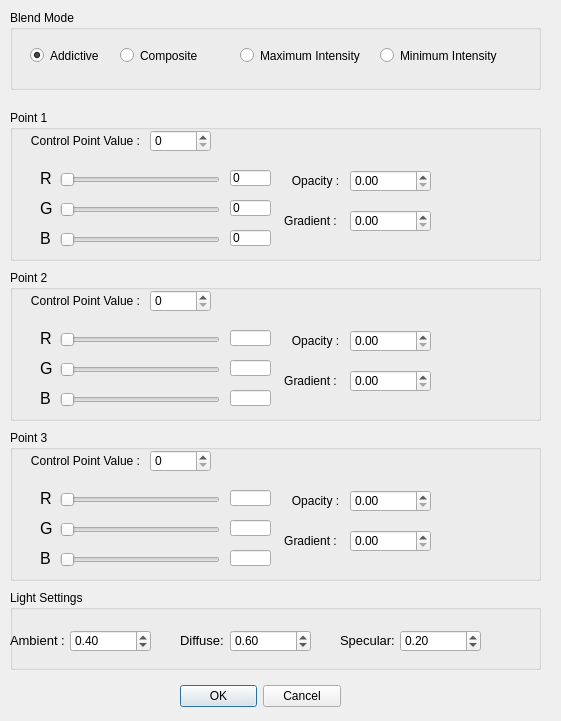
<?xml version="1.0" encoding="UTF-8"?>
<ui version="4.0">
 <class>Raycaster</class>
 <widget class="QDialog" name="Raycaster">
  <property name="geometry">
   <rect>
    <x>0</x>
    <y>0</y>
    <width>561</width>
    <height>721</height>
   </rect>
  </property>
  <property name="windowTitle">
   <string>Ray Casting Settings</string>
  </property>
  <property name="modal">
   <bool>true</bool>
  </property>
  <widget class="QDialogButtonBox" name="buttonBox">
   <property name="geometry">
    <rect>
     <x>180</x>
     <y>680</y>
     <width>161</width>
     <height>32</height>
    </rect>
   </property>
   <property name="orientation">
    <enum>Qt::Horizontal</enum>
   </property>
   <property name="standardButtons">
    <set>QDialogButtonBox::Cancel|QDialogButtonBox::Ok</set>
   </property>
   <property name="centerButtons">
    <bool>true</bool>
   </property>
  </widget>
  <widget class="QGroupBox" name="groupBox_3">
   <property name="geometry">
    <rect>
     <x>10</x>
     <y>430</y>
     <width>531</width>
     <height>151</height>
    </rect>
   </property>
   <property name="title">
    <string>Point 3</string>
   </property>
   <widget class="QLabel" name="label_19">
    <property name="geometry">
     <rect>
      <x>20</x>
      <y>20</y>
      <width>111</width>
      <height>21</height>
     </rect>
    </property>
    <property name="text">
     <string>Control Point Value :</string>
    </property>
    <property name="alignment">
     <set>Qt::AlignCenter</set>
    </property>
   </widget>
   <widget class="QLabel" name="label_20">
    <property name="geometry">
     <rect>
      <x>30</x>
      <y>60</y>
      <width>91</width>
      <height>16</height>
     </rect>
    </property>
    <property name="font">
     <font>
      <pointsize>12</pointsize>
     </font>
    </property>
    <property name="text">
     <string>R</string>
    </property>
    <property name="textFormat">
     <enum>Qt::AutoText</enum>
    </property>
   </widget>
   <widget class="QLabel" name="label_21">
    <property name="geometry">
     <rect>
      <x>30</x>
      <y>90</y>
      <width>91</width>
      <height>16</height>
     </rect>
    </property>
    <property name="font">
     <font>
      <pointsize>12</pointsize>
     </font>
    </property>
    <property name="text">
     <string>G</string>
    </property>
    <property name="textFormat">
     <enum>Qt::AutoText</enum>
    </property>
   </widget>
   <widget class="QLabel" name="label_22">
    <property name="geometry">
     <rect>
      <x>30</x>
      <y>120</y>
      <width>91</width>
      <height>16</height>
     </rect>
    </property>
    <property name="font">
     <font>
      <pointsize>12</pointsize>
     </font>
    </property>
    <property name="text">
     <string>B</string>
    </property>
    <property name="textFormat">
     <enum>Qt::AutoText</enum>
    </property>
   </widget>
   <widget class="QSlider" name="_P3_R">
    <property name="geometry">
     <rect>
      <x>50</x>
      <y>60</y>
      <width>160</width>
      <height>19</height>
     </rect>
    </property>
    <property name="maximum">
     <number>255</number>
    </property>
    <property name="orientation">
     <enum>Qt::Horizontal</enum>
    </property>
   </widget>
   <widget class="QSlider" name="_P3_G">
    <property name="geometry">
     <rect>
      <x>50</x>
      <y>90</y>
      <width>160</width>
      <height>19</height>
     </rect>
    </property>
    <property name="maximum">
     <number>255</number>
    </property>
    <property name="orientation">
     <enum>Qt::Horizontal</enum>
    </property>
   </widget>
   <widget class="QSlider" name="_P3_B">
    <property name="geometry">
     <rect>
      <x>50</x>
      <y>120</y>
      <width>160</width>
      <height>19</height>
     </rect>
    </property>
    <property name="maximum">
     <number>255</number>
    </property>
    <property name="orientation">
     <enum>Qt::Horizontal</enum>
    </property>
   </widget>
   <widget class="QLabel" name="label_23">
    <property name="geometry">
     <rect>
      <x>250</x>
      <y>60</y>
      <width>111</width>
      <height>21</height>
     </rect>
    </property>
    <property name="text">
     <string>Opacity :</string>
    </property>
    <property name="alignment">
     <set>Qt::AlignCenter</set>
    </property>
   </widget>
   <widget class="QDoubleSpinBox" name="_P3_Opacity">
    <property name="geometry">
     <rect>
      <x>340</x>
      <y>60</y>
      <width>81</width>
      <height>22</height>
     </rect>
    </property>
    <property name="maximum">
     <double>1.000000000000000</double>
    </property>
    <property name="singleStep">
     <double>0.100000000000000</double>
    </property>
   </widget>
   <widget class="QSpinBox" name="_P3_Value">
    <property name="geometry">
     <rect>
      <x>140</x>
      <y>20</y>
      <width>61</width>
      <height>22</height>
     </rect>
    </property>
    <property name="maximum">
     <number>10000</number>
    </property>
    <property name="singleStep">
     <number>50</number>
    </property>
   </widget>
   <widget class="QLabel" name="label_24">
    <property name="geometry">
     <rect>
      <x>260</x>
      <y>100</y>
      <width>81</width>
      <height>21</height>
     </rect>
    </property>
    <property name="text">
     <string>Gradient :</string>
    </property>
    <property name="alignment">
     <set>Qt::AlignCenter</set>
    </property>
   </widget>
   <widget class="QDoubleSpinBox" name="_P3_Gradient">
    <property name="geometry">
     <rect>
      <x>340</x>
      <y>100</y>
      <width>81</width>
      <height>22</height>
     </rect>
    </property>
    <property name="maximum">
     <double>1.000000000000000</double>
    </property>
    <property name="singleStep">
     <double>0.100000000000000</double>
    </property>
   </widget>
   <widget class="QLineEdit" name="R3">
    <property name="geometry">
     <rect>
      <x>220</x>
      <y>60</y>
      <width>41</width>
      <height>16</height>
     </rect>
    </property>
    <property name="readOnly">
     <bool>true</bool>
    </property>
   </widget>
   <widget class="QLineEdit" name="G3">
    <property name="geometry">
     <rect>
      <x>220</x>
      <y>90</y>
      <width>41</width>
      <height>16</height>
     </rect>
    </property>
    <property name="readOnly">
     <bool>true</bool>
    </property>
   </widget>
   <widget class="QLineEdit" name="B3">
    <property name="geometry">
     <rect>
      <x>220</x>
      <y>120</y>
      <width>41</width>
      <height>16</height>
     </rect>
    </property>
    <property name="readOnly">
     <bool>true</bool>
    </property>
   </widget>
  </widget>
  <widget class="QGroupBox" name="groupBox_2">
   <property name="geometry">
    <rect>
     <x>10</x>
     <y>270</y>
     <width>531</width>
     <height>151</height>
    </rect>
   </property>
   <property name="title">
    <string>Point 2</string>
   </property>
   <widget class="QLabel" name="label_13">
    <property name="geometry">
     <rect>
      <x>20</x>
      <y>20</y>
      <width>111</width>
      <height>21</height>
     </rect>
    </property>
    <property name="text">
     <string>Control Point Value :</string>
    </property>
    <property name="alignment">
     <set>Qt::AlignCenter</set>
    </property>
   </widget>
   <widget class="QLabel" name="label_14">
    <property name="geometry">
     <rect>
      <x>30</x>
      <y>60</y>
      <width>91</width>
      <height>16</height>
     </rect>
    </property>
    <property name="font">
     <font>
      <pointsize>12</pointsize>
     </font>
    </property>
    <property name="text">
     <string>R</string>
    </property>
    <property name="textFormat">
     <enum>Qt::AutoText</enum>
    </property>
   </widget>
   <widget class="QLabel" name="label_15">
    <property name="geometry">
     <rect>
      <x>30</x>
      <y>90</y>
      <width>91</width>
      <height>16</height>
     </rect>
    </property>
    <property name="font">
     <font>
      <pointsize>12</pointsize>
     </font>
    </property>
    <property name="text">
     <string>G</string>
    </property>
    <property name="textFormat">
     <enum>Qt::AutoText</enum>
    </property>
   </widget>
   <widget class="QLabel" name="label_16">
    <property name="geometry">
     <rect>
      <x>30</x>
      <y>120</y>
      <width>91</width>
      <height>16</height>
     </rect>
    </property>
    <property name="font">
     <font>
      <pointsize>12</pointsize>
     </font>
    </property>
    <property name="text">
     <string>B</string>
    </property>
    <property name="textFormat">
     <enum>Qt::AutoText</enum>
    </property>
   </widget>
   <widget class="QSlider" name="_P2_R">
    <property name="geometry">
     <rect>
      <x>50</x>
      <y>60</y>
      <width>160</width>
      <height>19</height>
     </rect>
    </property>
    <property name="maximum">
     <number>255</number>
    </property>
    <property name="orientation">
     <enum>Qt::Horizontal</enum>
    </property>
   </widget>
   <widget class="QSlider" name="_P2_G">
    <property name="geometry">
     <rect>
      <x>50</x>
      <y>90</y>
      <width>160</width>
      <height>19</height>
     </rect>
    </property>
    <property name="maximum">
     <number>255</number>
    </property>
    <property name="orientation">
     <enum>Qt::Horizontal</enum>
    </property>
   </widget>
   <widget class="QSlider" name="_P2_B">
    <property name="geometry">
     <rect>
      <x>50</x>
      <y>120</y>
      <width>160</width>
      <height>19</height>
     </rect>
    </property>
    <property name="maximum">
     <number>255</number>
    </property>
    <property name="orientation">
     <enum>Qt::Horizontal</enum>
    </property>
   </widget>
   <widget class="QLabel" name="label_17">
    <property name="geometry">
     <rect>
      <x>250</x>
      <y>60</y>
      <width>111</width>
      <height>21</height>
     </rect>
    </property>
    <property name="text">
     <string>Opacity :</string>
    </property>
    <property name="alignment">
     <set>Qt::AlignCenter</set>
    </property>
   </widget>
   <widget class="QDoubleSpinBox" name="_P2_Opacity">
    <property name="geometry">
     <rect>
      <x>340</x>
      <y>60</y>
      <width>81</width>
      <height>22</height>
     </rect>
    </property>
    <property name="maximum">
     <double>1.000000000000000</double>
    </property>
    <property name="singleStep">
     <double>0.100000000000000</double>
    </property>
   </widget>
   <widget class="QSpinBox" name="_P2_Value">
    <property name="geometry">
     <rect>
      <x>140</x>
      <y>20</y>
      <width>61</width>
      <height>22</height>
     </rect>
    </property>
    <property name="maximum">
     <number>10000</number>
    </property>
    <property name="singleStep">
     <number>50</number>
    </property>
   </widget>
   <widget class="QLabel" name="label_18">
    <property name="geometry">
     <rect>
      <x>260</x>
      <y>100</y>
      <width>81</width>
      <height>21</height>
     </rect>
    </property>
    <property name="text">
     <string>Gradient :</string>
    </property>
    <property name="alignment">
     <set>Qt::AlignCenter</set>
    </property>
   </widget>
   <widget class="QDoubleSpinBox" name="_P2_Gradient">
    <property name="geometry">
     <rect>
      <x>340</x>
      <y>100</y>
      <width>81</width>
      <height>22</height>
     </rect>
    </property>
    <property name="maximum">
     <double>1.000000000000000</double>
    </property>
    <property name="singleStep">
     <double>0.100000000000000</double>
    </property>
   </widget>
   <widget class="QLineEdit" name="R2">
    <property name="geometry">
     <rect>
      <x>220</x>
      <y>60</y>
      <width>41</width>
      <height>16</height>
     </rect>
    </property>
    <property name="readOnly">
     <bool>true</bool>
    </property>
   </widget>
   <widget class="QLineEdit" name="G2">
    <property name="geometry">
     <rect>
      <x>220</x>
      <y>90</y>
      <width>41</width>
      <height>16</height>
     </rect>
    </property>
    <property name="readOnly">
     <bool>true</bool>
    </property>
   </widget>
   <widget class="QLineEdit" name="B2">
    <property name="geometry">
     <rect>
      <x>220</x>
      <y>120</y>
      <width>41</width>
      <height>16</height>
     </rect>
    </property>
    <property name="readOnly">
     <bool>true</bool>
    </property>
   </widget>
  </widget>
  <widget class="QGroupBox" name="groupBox">
   <property name="geometry">
    <rect>
     <x>10</x>
     <y>110</y>
     <width>531</width>
     <height>151</height>
    </rect>
   </property>
   <property name="title">
    <string>Point 1</string>
   </property>
   <widget class="QLabel" name="label">
    <property name="geometry">
     <rect>
      <x>20</x>
      <y>20</y>
      <width>111</width>
      <height>21</height>
     </rect>
    </property>
    <property name="text">
     <string>Control Point Value :</string>
    </property>
    <property name="alignment">
     <set>Qt::AlignCenter</set>
    </property>
   </widget>
   <widget class="QLabel" name="label_2">
    <property name="geometry">
     <rect>
      <x>30</x>
      <y>60</y>
      <width>91</width>
      <height>16</height>
     </rect>
    </property>
    <property name="font">
     <font>
      <pointsize>12</pointsize>
     </font>
    </property>
    <property name="text">
     <string>R</string>
    </property>
    <property name="textFormat">
     <enum>Qt::AutoText</enum>
    </property>
   </widget>
   <widget class="QLabel" name="label_4">
    <property name="geometry">
     <rect>
      <x>30</x>
      <y>90</y>
      <width>91</width>
      <height>16</height>
     </rect>
    </property>
    <property name="font">
     <font>
      <pointsize>12</pointsize>
     </font>
    </property>
    <property name="text">
     <string>G</string>
    </property>
    <property name="textFormat">
     <enum>Qt::AutoText</enum>
    </property>
   </widget>
   <widget class="QLabel" name="label_5">
    <property name="geometry">
     <rect>
      <x>30</x>
      <y>120</y>
      <width>91</width>
      <height>16</height>
     </rect>
    </property>
    <property name="font">
     <font>
      <pointsize>12</pointsize>
     </font>
    </property>
    <property name="text">
     <string>B</string>
    </property>
    <property name="textFormat">
     <enum>Qt::AutoText</enum>
    </property>
   </widget>
   <widget class="QSlider" name="_P1_R">
    <property name="geometry">
     <rect>
      <x>50</x>
      <y>60</y>
      <width>160</width>
      <height>19</height>
     </rect>
    </property>
    <property name="maximum">
     <number>255</number>
    </property>
    <property name="orientation">
     <enum>Qt::Horizontal</enum>
    </property>
   </widget>
   <widget class="QSlider" name="_P1_G">
    <property name="geometry">
     <rect>
      <x>50</x>
      <y>90</y>
      <width>160</width>
      <height>19</height>
     </rect>
    </property>
    <property name="maximum">
     <number>255</number>
    </property>
    <property name="orientation">
     <enum>Qt::Horizontal</enum>
    </property>
   </widget>
   <widget class="QSlider" name="_P1_B">
    <property name="geometry">
     <rect>
      <x>50</x>
      <y>120</y>
      <width>160</width>
      <height>19</height>
     </rect>
    </property>
    <property name="maximum">
     <number>255</number>
    </property>
    <property name="orientation">
     <enum>Qt::Horizontal</enum>
    </property>
   </widget>
   <widget class="QLabel" name="label_3">
    <property name="geometry">
     <rect>
      <x>250</x>
      <y>60</y>
      <width>111</width>
      <height>21</height>
     </rect>
    </property>
    <property name="text">
     <string>Opacity :</string>
    </property>
    <property name="alignment">
     <set>Qt::AlignCenter</set>
    </property>
   </widget>
   <widget class="QDoubleSpinBox" name="_P1_Opacity">
    <property name="geometry">
     <rect>
      <x>340</x>
      <y>60</y>
      <width>81</width>
      <height>22</height>
     </rect>
    </property>
    <property name="maximum">
     <double>1.000000000000000</double>
    </property>
    <property name="singleStep">
     <double>0.100000000000000</double>
    </property>
   </widget>
   <widget class="QSpinBox" name="_P1_Value">
    <property name="geometry">
     <rect>
      <x>140</x>
      <y>20</y>
      <width>61</width>
      <height>22</height>
     </rect>
    </property>
    <property name="maximum">
     <number>10000</number>
    </property>
    <property name="singleStep">
     <number>50</number>
    </property>
   </widget>
   <widget class="QLabel" name="label_6">
    <property name="geometry">
     <rect>
      <x>260</x>
      <y>100</y>
      <width>81</width>
      <height>21</height>
     </rect>
    </property>
    <property name="text">
     <string>Gradient :</string>
    </property>
    <property name="alignment">
     <set>Qt::AlignCenter</set>
    </property>
   </widget>
   <widget class="QDoubleSpinBox" name="_P1_Gradient">
    <property name="geometry">
     <rect>
      <x>340</x>
      <y>100</y>
      <width>81</width>
      <height>22</height>
     </rect>
    </property>
    <property name="maximum">
     <double>1.000000000000000</double>
    </property>
    <property name="singleStep">
     <double>0.100000000000000</double>
    </property>
   </widget>
   <widget class="QLineEdit" name="R1">
    <property name="geometry">
     <rect>
      <x>220</x>
      <y>60</y>
      <width>41</width>
      <height>16</height>
     </rect>
    </property>
    <property name="text">
     <string>0</string>
    </property>
    <property name="readOnly">
     <bool>true</bool>
    </property>
   </widget>
   <widget class="QLineEdit" name="G1">
    <property name="geometry">
     <rect>
      <x>220</x>
      <y>90</y>
      <width>41</width>
      <height>16</height>
     </rect>
    </property>
    <property name="text">
     <string>0</string>
    </property>
    <property name="readOnly">
     <bool>true</bool>
    </property>
   </widget>
   <widget class="QLineEdit" name="B1">
    <property name="geometry">
     <rect>
      <x>220</x>
      <y>120</y>
      <width>41</width>
      <height>16</height>
     </rect>
    </property>
    <property name="text">
     <string>0</string>
    </property>
    <property name="readOnly">
     <bool>true</bool>
    </property>
   </widget>
  </widget>
  <widget class="QGroupBox" name="groupBox_4">
   <property name="geometry">
    <rect>
     <x>10</x>
     <y>590</y>
     <width>531</width>
     <height>80</height>
    </rect>
   </property>
   <property name="title">
    <string>Light Settings</string>
   </property>
   <widget class="QLabel" name="label_7">
    <property name="geometry">
     <rect>
      <x>0</x>
      <y>40</y>
      <width>61</width>
      <height>21</height>
     </rect>
    </property>
    <property name="font">
     <font>
      <pointsize>10</pointsize>
     </font>
    </property>
    <property name="text">
     <string>Ambient :</string>
    </property>
   </widget>
   <widget class="QLabel" name="label_8">
    <property name="geometry">
     <rect>
      <x>170</x>
      <y>40</y>
      <width>51</width>
      <height>21</height>
     </rect>
    </property>
    <property name="font">
     <font>
      <pointsize>10</pointsize>
     </font>
    </property>
    <property name="text">
     <string>Diffuse:</string>
    </property>
   </widget>
   <widget class="QLabel" name="label_9">
    <property name="geometry">
     <rect>
      <x>330</x>
      <y>40</y>
      <width>61</width>
      <height>21</height>
     </rect>
    </property>
    <property name="font">
     <font>
      <pointsize>10</pointsize>
     </font>
    </property>
    <property name="text">
     <string>Specular:</string>
    </property>
   </widget>
   <widget class="QDoubleSpinBox" name="_Ambient">
    <property name="geometry">
     <rect>
      <x>60</x>
      <y>40</y>
      <width>81</width>
      <height>22</height>
     </rect>
    </property>
    <property name="maximum">
     <double>1.000000000000000</double>
    </property>
    <property name="singleStep">
     <double>0.100000000000000</double>
    </property>
    <property name="value">
     <double>0.400000000000000</double>
    </property>
   </widget>
   <widget class="QDoubleSpinBox" name="_Diffuse">
    <property name="geometry">
     <rect>
      <x>220</x>
      <y>40</y>
      <width>81</width>
      <height>22</height>
     </rect>
    </property>
    <property name="maximum">
     <double>1.000000000000000</double>
    </property>
    <property name="singleStep">
     <double>0.100000000000000</double>
    </property>
    <property name="value">
     <double>0.600000000000000</double>
    </property>
   </widget>
   <widget class="QDoubleSpinBox" name="_Specular">
    <property name="geometry">
     <rect>
      <x>390</x>
      <y>40</y>
      <width>81</width>
      <height>22</height>
     </rect>
    </property>
    <property name="maximum">
     <double>1.000000000000000</double>
    </property>
    <property name="singleStep">
     <double>0.100000000000000</double>
    </property>
    <property name="value">
     <double>0.200000000000000</double>
    </property>
   </widget>
  </widget>
  <widget class="QGroupBox" name="groupBox_5">
   <property name="geometry">
    <rect>
     <x>10</x>
     <y>10</y>
     <width>531</width>
     <height>80</height>
    </rect>
   </property>
   <property name="title">
    <string>Blend Mode</string>
   </property>
   <widget class="QRadioButton" name="_blendMode_addictive">
    <property name="geometry">
     <rect>
      <x>20</x>
      <y>30</y>
      <width>101</width>
      <height>31</height>
     </rect>
    </property>
    <property name="text">
     <string>Addictive</string>
    </property>
    <property name="checked">
     <bool>true</bool>
    </property>
   </widget>
   <widget class="QRadioButton" name="_blendMode_composite">
    <property name="geometry">
     <rect>
      <x>110</x>
      <y>30</y>
      <width>101</width>
      <height>31</height>
     </rect>
    </property>
    <property name="text">
     <string>Composite</string>
    </property>
   </widget>
   <widget class="QRadioButton" name="_blendMode_maxip">
    <property name="geometry">
     <rect>
      <x>230</x>
      <y>30</y>
      <width>121</width>
      <height>31</height>
     </rect>
    </property>
    <property name="text">
     <string>Maximum Intensity</string>
    </property>
   </widget>
   <widget class="QRadioButton" name="_blendMode_minip">
    <property name="geometry">
     <rect>
      <x>370</x>
      <y>30</y>
      <width>131</width>
      <height>31</height>
     </rect>
    </property>
    <property name="text">
     <string>Minimum Intensity</string>
    </property>
   </widget>
  </widget>
 </widget>
 <resources/>
 <connections>
  <connection>
   <sender>buttonBox</sender>
   <signal>accepted()</signal>
   <receiver>Raycaster</receiver>
   <slot>accept()</slot>
   <hints>
    <hint type="sourcelabel">
     <x>248</x>
     <y>254</y>
    </hint>
    <hint type="destinationlabel">
     <x>157</x>
     <y>274</y>
    </hint>
   </hints>
  </connection>
  <connection>
   <sender>buttonBox</sender>
   <signal>rejected()</signal>
   <receiver>Raycaster</receiver>
   <slot>reject()</slot>
   <hints>
    <hint type="sourcelabel">
     <x>316</x>
     <y>260</y>
    </hint>
    <hint type="destinationlabel">
     <x>286</x>
     <y>274</y>
    </hint>
   </hints>
  </connection>
 </connections>
</ui>
